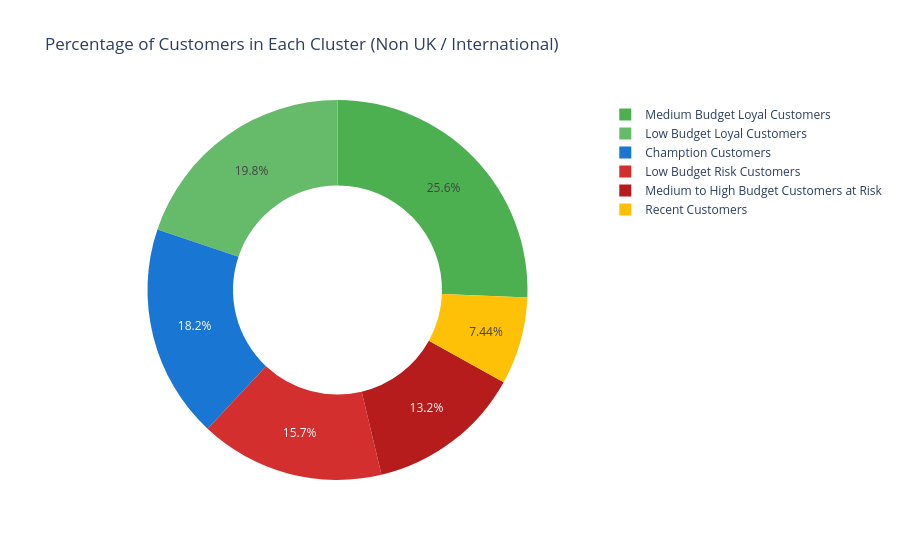

Source (notebook cell):
### Code cell
non_uk_customers = df_with_id.loc[df_with_id["Country"] != "United Kingdom"]
rfm_non_uk = rfm.join(non_uk_customers, how="inner", on="CustomerID")

cluster_counts_non_uk = rfm_non_uk['Cluster'].value_counts()

colors = ["#D32F2F", "#B71C1C","#66BB6A", "#4CAF50", "#1976D2", "#FFC107", "#FF5252"]
# Calculate the total number of customers
total_customers = cluster_counts_non_uk.sum()

# Calculate the percentage of customers in each cluster
percentage_customers_non_uk = (cluster_counts_non_uk / non_uk_customers.shape[0]) * 100

labels = ["Medium Budget Loyal Customers", "Low Budget Loyal Customers", "Low Budget Risk Customers", "Chamption Customers", "Recent Customers", "Medium to High Budget Customers at Risk"]
# Create a pie chart
# plt.figure(figsize=(8, 8),dpi=200)
# plt.pie(percentage_customers_non_uk[[2, 5, 1, 0, 3, 4]], labels=pd.Series(labels)[[2, 5, 1, 0, 3, 4]], autopct='%1.1f%%', startangle=90, colors=colors)
# plt.title('Percentage of Customers in Each Cluster (Non UK / International)')

# plt.show()

fig = go.Figure(data=[go.Pie(labels=pd.Series(labels)[[2, 5, 1, 0, 3, 4]], values=percentage_customers_non_uk[[2, 5, 1, 0, 3, 4]],
                             hole=0.55, marker=dict(colors=colors),
                             textinfo='percent')])  # hole > 0 for donut chart
fig.update_layout(title='Percentage of Customers in Each Cluster (Non UK / International)')
fig.show()

### Figure 1 — Plotly figure (JSON) as saved in the notebook; plotly's stock layout.template omitted (floating-point values rounded to 4 significant figures)
{"data": [{"hole": 0.55, "labels": ["Low Budget Risk Customers", "Medium to High Budget Customers at Risk", "Low Budget Loyal Customers", "Medium Budget Loyal Customers", "Chamption Customers", "Recent Customers"], "marker": {"colors": ["#D32F2F", "#B71C1C", "#66BB6A", "#4CAF50", "#1976D2", "#FFC107", "#FF5252"]}, "textinfo": "percent", "type": "pie", "values": [0.04227, 0.03559, 0.05339, 0.06896, 0.04894, 0.02002]}], "layout": {"title": {"text": "Percentage of Customers in Each Cluster (Non UK / International)"}}}
